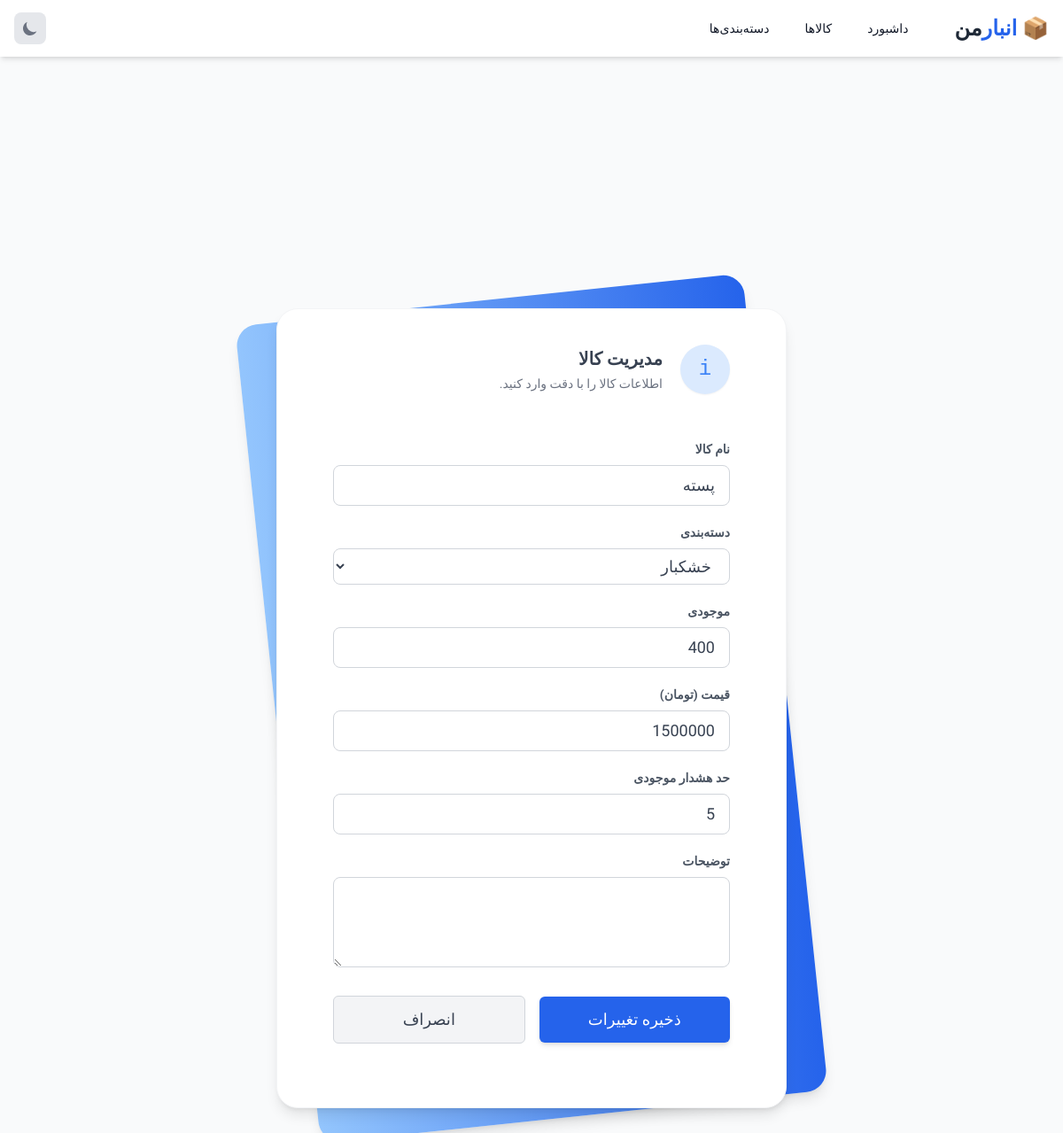
The app's page /products/2/edit/ with its own data.
### inventory/models.py (models this page shows, shortened)
class Product(models.Model):
    category = models.ForeignKey(Category, on_delete=models.SET_NULL, null=True, blank=True, verbose_name="دسته‌بندی")
    name = models.CharField(max_length=200, verbose_name="نام کالا")
    description = models.TextField(blank=True, verbose_name="توضیحات")
    quantity = models.PositiveIntegerField(default=0, verbose_name="موجودی")
    price = models.DecimalField(max_digits=12, decimal_places=0, verbose_name="قیمت (تومان)")
    low_stock_threshold = models.PositiveIntegerField(default=5, verbose_name="حد هشدار موجودی")
    created_at = models.DateTimeField(auto_now_add=True)
    updated_at = models.DateTimeField(auto_now=True)

### inventory/views.py (the view)
# urls.py: path('products/<int:pk>/edit/', views.product_update, name='product_update'), # لینک ویرایش
def product_update(request, pk):
    product = get_object_or_404(Product, pk=pk)
    form = ProductForm(request.POST or None, instance=product)
    if form.is_valid():
        form.save()
        return redirect('product_list')
    return render(request, 'inventory/product_form.html', {'form': form, 'title': 'ویرایش کالا'})

### inventory/forms.py
class ProductForm(forms.ModelForm):
    class Meta:
        model = Product
        fields = ['name', 'category', 'quantity', 'price', 'low_stock_threshold', 'description']
        COMMON_STYLE = 'w-full mt-1 px-4 py-2 border rounded-lg focus:outline-none focus:ring-2 focus:ring-blue-500 transition duration-200 bg-white dark:bg-gray-700 dark:text-white dark:border-gray-600 border-gray-300'
        widgets = {
            'name': forms.TextInput(attrs={'class': COMMON_STYLE}),
            'category': forms.Select(attrs={'class': COMMON_STYLE}),
            'quantity': forms.NumberInput(attrs={'class': COMMON_STYLE}),
            'price': forms.NumberInput(attrs={'class': COMMON_STYLE}),
            'low_stock_threshold': forms.NumberInput(attrs={'class': COMMON_STYLE}),
            'description': forms.Textarea(attrs={'class': COMMON_STYLE, 'rows': 3}),
        }

### inventory/models.py (called while the page is built)
    def __str__(self):
        return self.name

### inventory/templates/inventory/product_form.html (shortened to what this page needs)
{% extends 'inventory/base.html' %}
{% block content %}
<div class="min-h-screen flex flex-col justify-center sm:py-6">
    <div class="relative py-3 sm:max-w-xl sm:mx-auto w-full">
        <div class="relative px-4 py-10 bg-white shadow-lg sm:rounded-3xl sm:p-10 border border-gray-100">
            <div class="max-w-md mx-auto">
                <div class="flex items-center space-x-5 space-x-reverse">
                    <div class="h-14 w-14 bg-blue-100 rounded-full flex flex-shrink-0 justify-center items-center text-blue-500 text-2xl font-mono shadow-sm">i</div>
                    <div class="block pl-2 font-semibold text-xl self-start text-gray-700">
                        <h2 class="leading-relaxed">مدیریت کالا</h2>
                        <p class="text-sm text-gray-500 font-normal leading-relaxed">اطلاعات کالا را با دقت وارد کنید.</p>
                    </div>
                </div>
                <div class="divide-y divide-gray-200">
                    <form method="post" class="py-8 text-base leading-6 space-y-4 text-gray-700 sm:text-lg sm:leading-7">
                        {% for field in form %}
                        <div class="flex flex-col">
                            <label class="leading-loose text-sm font-bold text-gray-600">{{ field.label }}</label>
                            {{ field }}
                        </div>
                        {% endfor %}
                        <div class="pt-4 flex items-center space-x-4 space-x-reverse">
                            <button type="submit" class="bg-blue-600 flex justify-center items-center w-full text-white px-4 py-3 rounded-md focus:outline-none hover:bg-blue-700 transition shadow-md">
                                ذخیره تغییرات
                            </button>
                            <a href="{% url 'product_list' %}" class="bg-gray-100 flex justify-center items-center w-full text-gray-700 px-4 py-3 rounded-md focus:outline-none hover:bg-gray-200 transition border border-gray-300">
                                انصراف
                            </a>
                        </div>
                    </form>
                </div>
            </div>
        </div>
    </div>
</div>
{% endblock %}

### inventory/templates/inventory/base.html (style rules this page uses)
body { font-family: 'Vazirmatn', sans-serif; }

### records on screen
Product: form "پسته" "خشکبار" "400" "1500000" "5"

### other values on screen
{{ field.label }} "نام کالا" "دسته‌بندی" "موجودی" "قیمت (تومان)" "حد هشدار موجودی" "توضیحات"
